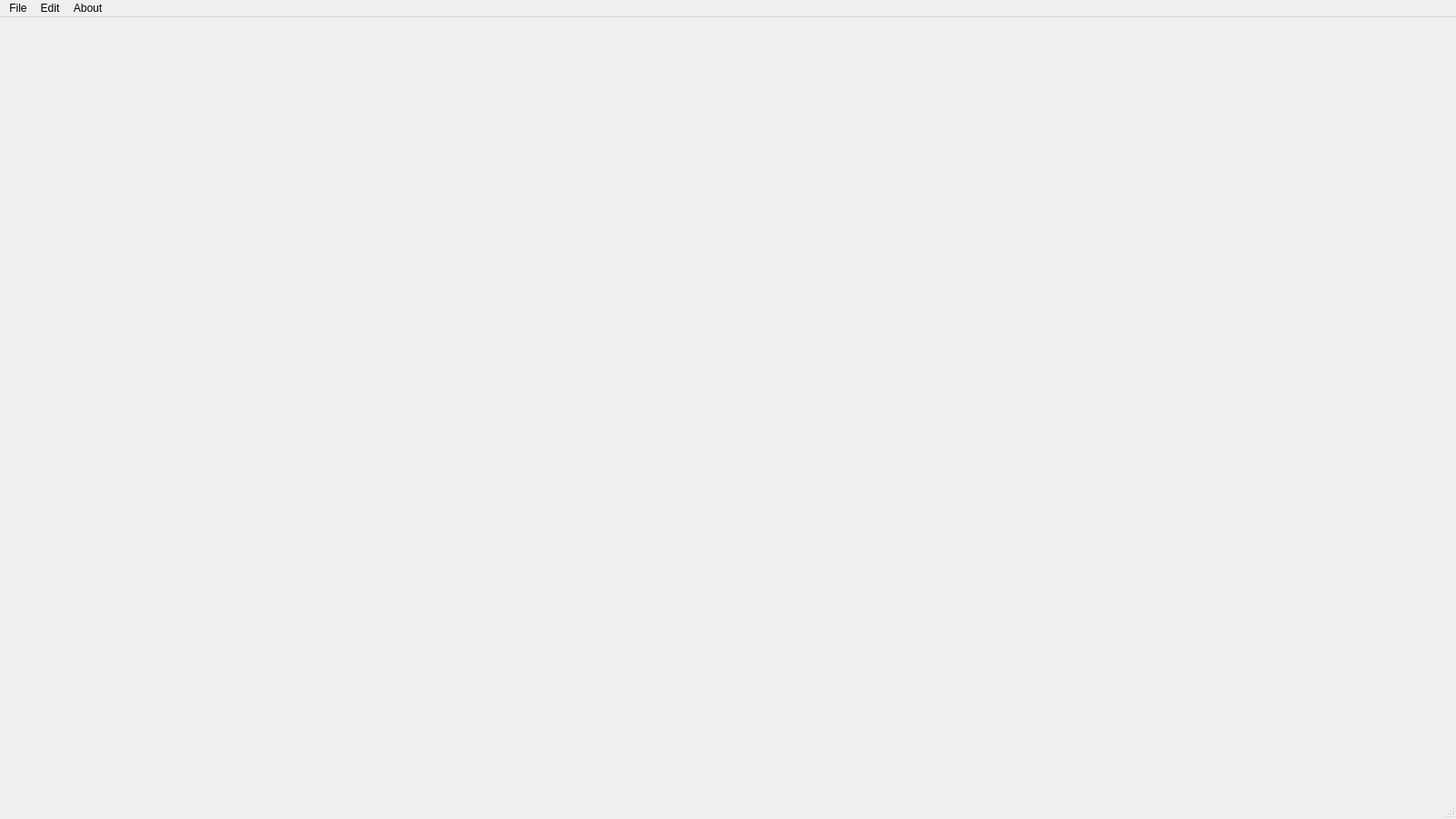
<?xml version="1.0" encoding="UTF-8"?>
<ui version="4.0">
 <class>PhotoEditor</class>
 <widget class="QMainWindow" name="PhotoEditor">
  <property name="geometry">
   <rect>
    <x>0</x>
    <y>0</y>
    <width>1600</width>
    <height>900</height>
   </rect>
  </property>
  <property name="sizePolicy">
   <sizepolicy hsizetype="Expanding" vsizetype="Expanding">
    <horstretch>0</horstretch>
    <verstretch>0</verstretch>
   </sizepolicy>
  </property>
  <property name="minimumSize">
   <size>
    <width>1600</width>
    <height>900</height>
   </size>
  </property>
  <property name="windowTitle">
   <string>PhotoEditor</string>
  </property>
  <widget class="QWidget" name="centralwidget">
   <widget class="QFrame" name="horizontalFrame">
    <property name="geometry">
     <rect>
      <x>10</x>
      <y>10</y>
      <width>781</width>
      <height>361</height>
     </rect>
    </property>
    <property name="sizePolicy">
     <sizepolicy hsizetype="Maximum" vsizetype="Maximum">
      <horstretch>0</horstretch>
      <verstretch>0</verstretch>
     </sizepolicy>
    </property>
    <property name="layoutDirection">
     <enum>Qt::LeftToRight</enum>
    </property>
    <layout class="QHBoxLayout" name="horizontalLayout">
     <property name="sizeConstraint">
      <enum>QLayout::SetMaximumSize</enum>
     </property>
     <item>
      <widget class="QLabel" name="label_2">
       <property name="autoFillBackground">
        <bool>true</bool>
       </property>
       <property name="text">
        <string/>
       </property>
      </widget>
     </item>
     <item>
      <widget class="QLabel" name="label">
       <property name="text">
        <string/>
       </property>
      </widget>
     </item>
    </layout>
   </widget>
  </widget>
  <widget class="QMenuBar" name="menubar">
   <property name="geometry">
    <rect>
     <x>0</x>
     <y>0</y>
     <width>1600</width>
     <height>24</height>
    </rect>
   </property>
   <widget class="QMenu" name="menuPawel_Grabowski_CG">
    <property name="title">
     <string>File</string>
    </property>
    <addaction name="actionLoad_Image"/>
    <addaction name="actionSave_Image"/>
    <addaction name="actionExit"/>
   </widget>
   <widget class="QMenu" name="menuEdit">
    <property name="title">
     <string>Edit</string>
    </property>
    <widget class="QMenu" name="menuFunctional_Filters">
     <property name="title">
      <string>Functional Filters</string>
     </property>
     <addaction name="actionInversion"/>
     <addaction name="actionBrightness"/>
     <addaction name="actionContrast"/>
     <addaction name="actionGamma"/>
    </widget>
    <widget class="QMenu" name="menuConvolution_Filters">
     <property name="title">
      <string>Convolution Filters</string>
     </property>
     <addaction name="actionBox_Blur"/>
     <addaction name="actionGaussian_Blur"/>
     <addaction name="actionSharpen"/>
     <addaction name="actionEdge_Detection"/>
     <addaction name="actionEmboss"/>
    </widget>
    <widget class="QMenu" name="menuDither_Quantize">
     <property name="title">
      <string>Dither &amp; Quantize</string>
     </property>
     <addaction name="actionOrdered_Dithering"/>
     <addaction name="actionUniform_Quantization"/>
    </widget>
    <addaction name="menuFunctional_Filters"/>
    <addaction name="menuConvolution_Filters"/>
    <addaction name="menuDither_Quantize"/>
    <addaction name="actionCustom_Filter"/>
    <addaction name="actionLaboratory"/>
    <addaction name="actionReset"/>
   </widget>
   <widget class="QMenu" name="menuAbout">
    <property name="title">
     <string>About</string>
    </property>
    <addaction name="actionDescription_Website"/>
   </widget>
   <addaction name="menuPawel_Grabowski_CG"/>
   <addaction name="menuEdit"/>
   <addaction name="menuAbout"/>
  </widget>
  <widget class="QStatusBar" name="statusbar"/>
  <action name="actionLoad_Image">
   <property name="text">
    <string>Load Image</string>
   </property>
   <property name="shortcut">
    <string>Ctrl+O</string>
   </property>
  </action>
  <action name="actionExit">
   <property name="text">
    <string>Exit</string>
   </property>
   <property name="shortcut">
    <string>Esc</string>
   </property>
  </action>
  <action name="actionReset">
   <property name="text">
    <string>Reset</string>
   </property>
   <property name="shortcut">
    <string>Ctrl+R</string>
   </property>
  </action>
  <action name="actionDescription_Website">
   <property name="text">
    <string>Description Website</string>
   </property>
  </action>
  <action name="actionInversion">
   <property name="text">
    <string>Inversion </string>
   </property>
   <property name="shortcut">
    <string>Ctrl+1</string>
   </property>
  </action>
  <action name="actionBrightness">
   <property name="text">
    <string>Brightness</string>
   </property>
   <property name="shortcut">
    <string>Ctrl+2</string>
   </property>
  </action>
  <action name="actionContrast">
   <property name="text">
    <string>Contrast</string>
   </property>
   <property name="shortcut">
    <string>Ctrl+3</string>
   </property>
  </action>
  <action name="actionGamma">
   <property name="text">
    <string>Gamma</string>
   </property>
   <property name="shortcut">
    <string>Ctrl+4</string>
   </property>
  </action>
  <action name="actionSave_Image">
   <property name="text">
    <string>Save Image</string>
   </property>
   <property name="shortcut">
    <string>Ctrl+S</string>
   </property>
  </action>
  <action name="actionBox_Blur">
   <property name="text">
    <string>Box Blur</string>
   </property>
   <property name="shortcut">
    <string>Ctrl+5</string>
   </property>
  </action>
  <action name="actionGaussian_Blur">
   <property name="text">
    <string>Gaussian Blur</string>
   </property>
   <property name="shortcut">
    <string>Ctrl+6</string>
   </property>
  </action>
  <action name="actionSharpen">
   <property name="text">
    <string>Sharpen</string>
   </property>
   <property name="shortcut">
    <string>Ctrl+7</string>
   </property>
  </action>
  <action name="actionEdge_Detection">
   <property name="text">
    <string>Edge Detection</string>
   </property>
   <property name="shortcut">
    <string>Ctrl+8</string>
   </property>
  </action>
  <action name="actionEmboss">
   <property name="text">
    <string>Emboss</string>
   </property>
   <property name="shortcut">
    <string>Ctrl+9</string>
   </property>
  </action>
  <action name="actionCustom_Filter">
   <property name="text">
    <string>Custom Filter</string>
   </property>
   <property name="shortcut">
    <string>Ctrl+0</string>
   </property>
  </action>
  <action name="actionLaboratory">
   <property name="text">
    <string>Laboratory 1</string>
   </property>
   <property name="shortcut">
    <string>Ctrl+L</string>
   </property>
  </action>
  <action name="actionOrdered_Dithering">
   <property name="text">
    <string>Ordered Dithering</string>
   </property>
   <property name="shortcut">
    <string>Ctrl+D</string>
   </property>
  </action>
  <action name="actionUniform_Quantization">
   <property name="text">
    <string>Uniform Quantization</string>
   </property>
   <property name="shortcut">
    <string>Ctrl+Q</string>
   </property>
  </action>
 </widget>
 <resources/>
 <connections/>
</ui>
